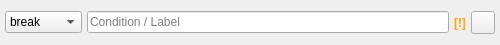
<?xml version="1.0" encoding="UTF-8"?>
<ui version="4.0">
 <class>glitch_object_flow_control_arduino</class>
 <widget class="QWidget" name="glitch_object_flow_control_arduino">
  <property name="geometry">
   <rect>
    <x>0</x>
    <y>0</y>
    <width>500</width>
    <height>45</height>
   </rect>
  </property>
  <layout class="QHBoxLayout" name="horizontalLayout">
   <property name="spacing">
    <number>5</number>
   </property>
   <property name="leftMargin">
    <number>5</number>
   </property>
   <property name="topMargin">
    <number>0</number>
   </property>
   <property name="rightMargin">
    <number>5</number>
   </property>
   <property name="bottomMargin">
    <number>0</number>
   </property>
   <item>
    <widget class="QComboBox" name="flow_control_type">
     <property name="styleSheet">
      <string notr="true">QComboBox { combobox-popup: 0; }</string>
     </property>
     <property name="sizeAdjustPolicy">
      <enum>QComboBox::AdjustToContents</enum>
     </property>
     <item>
      <property name="text">
       <string notr="true">break</string>
      </property>
     </item>
     <item>
      <property name="text">
       <string notr="true">case</string>
      </property>
     </item>
     <item>
      <property name="text">
       <string notr="true">continue</string>
      </property>
     </item>
     <item>
      <property name="text">
       <string notr="true">do while</string>
      </property>
     </item>
     <item>
      <property name="text">
       <string notr="true">else</string>
      </property>
     </item>
     <item>
      <property name="text">
       <string notr="true">else if</string>
      </property>
     </item>
     <item>
      <property name="text">
       <string notr="true">for</string>
      </property>
     </item>
     <item>
      <property name="text">
       <string notr="true">goto</string>
      </property>
     </item>
     <item>
      <property name="text">
       <string notr="true">if</string>
      </property>
     </item>
     <item>
      <property name="text">
       <string notr="true">label</string>
      </property>
     </item>
     <item>
      <property name="text">
       <string notr="true">return</string>
      </property>
     </item>
     <item>
      <property name="text">
       <string notr="true">switch</string>
      </property>
     </item>
     <item>
      <property name="text">
       <string notr="true">while</string>
      </property>
     </item>
    </widget>
   </item>
   <item>
    <widget class="QLineEdit" name="condition">
     <property name="toolTip">
      <string>&lt;html&gt;&lt;head/&gt;&lt;body&gt;&lt;p&gt;Set the condition / label and press the Enter key to confirm.&lt;/p&gt;&lt;/body&gt;&lt;/html&gt;</string>
     </property>
     <property name="text">
      <string notr="true"/>
     </property>
     <property name="placeholderText">
      <string>Condition / Label</string>
     </property>
     <property name="clearButtonEnabled">
      <bool>true</bool>
     </property>
    </widget>
   </item>
   <item>
    <widget class="QLabel" name="occupied">
     <property name="sizePolicy">
      <sizepolicy hsizetype="Maximum" vsizetype="Preferred">
       <horstretch>0</horstretch>
       <verstretch>0</verstretch>
      </sizepolicy>
     </property>
     <property name="font">
      <font>
       <weight>75</weight>
       <bold>true</bold>
      </font>
     </property>
     <property name="toolTip">
      <string>&lt;html&gt;&lt;head/&gt;&lt;body&gt;&lt;p&gt;Object has children.&lt;/p&gt;&lt;/body&gt;&lt;/html&gt;</string>
     </property>
     <property name="styleSheet">
      <string notr="true">QWidget {color: orange;}</string>
     </property>
     <property name="text">
      <string>[!]</string>
     </property>
     <property name="alignment">
      <set>Qt::AlignCenter</set>
     </property>
    </widget>
   </item>
   <item>
    <widget class="QToolButton" name="context_menu">
     <property name="text">
      <string/>
     </property>
     <property name="icon">
      <iconset resource="../../Icons/icons.qrc">
       <normaloff>:/context-menu.png</normaloff>:/context-menu.png</iconset>
     </property>
    </widget>
   </item>
  </layout>
 </widget>
 <tabstops>
  <tabstop>flow_control_type</tabstop>
  <tabstop>condition</tabstop>
  <tabstop>context_menu</tabstop>
 </tabstops>
 <resources>
  <include location="../../Icons/icons.qrc"/>
 </resources>
 <connections/>
</ui>
